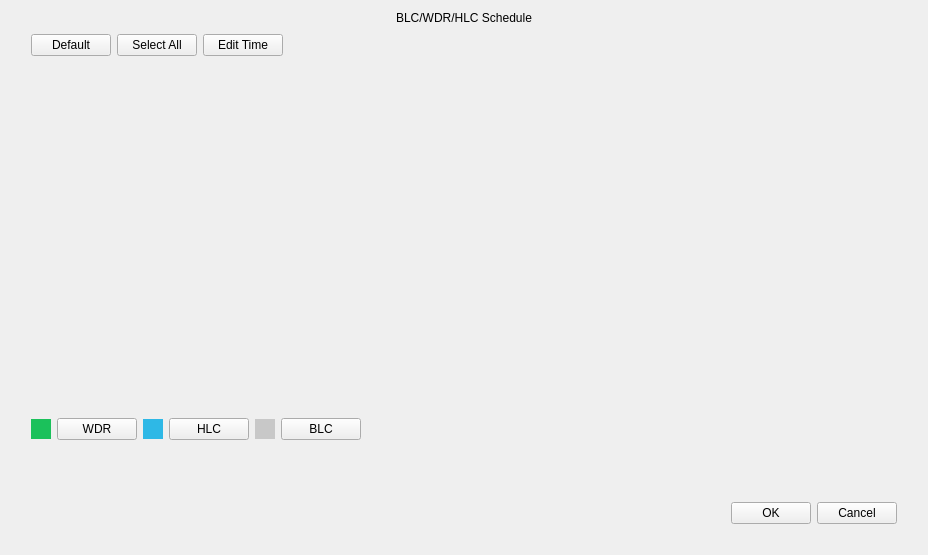
<?xml version="1.0" encoding="UTF-8"?>
<ui version="4.0">
 <class>BWHSchedule</class>
 <widget class="QWidget" name="BWHSchedule">
  <property name="geometry">
   <rect>
    <x>0</x>
    <y>0</y>
    <width>928</width>
    <height>555</height>
   </rect>
  </property>
  <property name="windowTitle">
   <string>Form</string>
  </property>
  <layout class="QVBoxLayout" name="verticalLayout">
   <property name="spacing">
    <number>0</number>
   </property>
   <item>
    <widget class="QLabel" name="label_title">
     <property name="text">
      <string>BLC/WDR/HLC Schedule</string>
     </property>
     <property name="alignment">
      <set>Qt::AlignCenter</set>
     </property>
    </widget>
   </item>
   <item>
    <widget class="QWidget" name="widget_background" native="true">
     <property name="sizePolicy">
      <sizepolicy hsizetype="Preferred" vsizetype="Expanding">
       <horstretch>0</horstretch>
       <verstretch>0</verstretch>
      </sizepolicy>
     </property>
     <layout class="QVBoxLayout" name="verticalLayout_2">
      <property name="leftMargin">
       <number>20</number>
      </property>
      <property name="rightMargin">
       <number>20</number>
      </property>
      <property name="bottomMargin">
       <number>20</number>
      </property>
      <item>
       <layout class="QHBoxLayout" name="horizontalLayout">
        <item>
         <widget class="MyPushButton" name="pushButton_default">
          <property name="text">
           <string>Default</string>
          </property>
         </widget>
        </item>
        <item>
         <widget class="MyPushButton" name="pushButton_selectAll">
          <property name="text">
           <string>Select All</string>
          </property>
         </widget>
        </item>
        <item>
         <widget class="MyPushButton" name="pushButton_editTime">
          <property name="text">
           <string>Edit Time</string>
          </property>
         </widget>
        </item>
        <item>
         <spacer name="horizontalSpacer">
          <property name="orientation">
           <enum>Qt::Horizontal</enum>
          </property>
          <property name="sizeHint" stdset="0">
           <size>
            <width>40</width>
            <height>20</height>
           </size>
          </property>
         </spacer>
        </item>
       </layout>
      </item>
      <item>
       <widget class="MsScheduleDraw" name="scheduleDraw" native="true">
        <property name="sizePolicy">
         <sizepolicy hsizetype="Preferred" vsizetype="Expanding">
          <horstretch>4</horstretch>
          <verstretch>0</verstretch>
         </sizepolicy>
        </property>
       </widget>
      </item>
      <item>
       <layout class="QHBoxLayout" name="horizontalLayout_3">
        <item>
         <widget class="ColorLabel" name="label_WDR">
          <property name="minimumSize">
           <size>
            <width>20</width>
            <height>0</height>
           </size>
          </property>
          <property name="maximumSize">
           <size>
            <width>20</width>
            <height>20</height>
           </size>
          </property>
          <property name="styleSheet">
           <string notr="true">background-color: #1BC15B;</string>
          </property>
          <property name="text">
           <string/>
          </property>
         </widget>
        </item>
        <item>
         <widget class="MyPushButton" name="pushButton_WDR">
          <property name="text">
           <string>WDR</string>
          </property>
          <property name="checkable">
           <bool>true</bool>
          </property>
         </widget>
        </item>
        <item>
         <widget class="ColorLabel" name="label_HLC">
          <property name="minimumSize">
           <size>
            <width>20</width>
            <height>0</height>
           </size>
          </property>
          <property name="maximumSize">
           <size>
            <width>20</width>
            <height>20</height>
           </size>
          </property>
          <property name="styleSheet">
           <string notr="true">background-color: #2EB8E6;</string>
          </property>
          <property name="text">
           <string/>
          </property>
         </widget>
        </item>
        <item>
         <widget class="MyPushButton" name="pushButton_HLC">
          <property name="text">
           <string>HLC</string>
          </property>
          <property name="checkable">
           <bool>true</bool>
          </property>
         </widget>
        </item>
        <item>
         <widget class="ColorLabel" name="label_BLC">
          <property name="minimumSize">
           <size>
            <width>20</width>
            <height>0</height>
           </size>
          </property>
          <property name="maximumSize">
           <size>
            <width>20</width>
            <height>20</height>
           </size>
          </property>
          <property name="styleSheet">
           <string notr="true">background-color: #C8C8C8;</string>
          </property>
          <property name="text">
           <string/>
          </property>
         </widget>
        </item>
        <item>
         <widget class="MyPushButton" name="pushButton_BLC">
          <property name="text">
           <string>BLC</string>
          </property>
          <property name="checkable">
           <bool>true</bool>
          </property>
         </widget>
        </item>
        <item>
         <spacer name="horizontalSpacer_3">
          <property name="orientation">
           <enum>Qt::Horizontal</enum>
          </property>
          <property name="sizeHint" stdset="0">
           <size>
            <width>40</width>
            <height>20</height>
           </size>
          </property>
         </spacer>
        </item>
       </layout>
      </item>
      <item>
       <widget class="QWidget" name="widget" native="true">
        <property name="minimumSize">
         <size>
          <width>0</width>
          <height>50</height>
         </size>
        </property>
       </widget>
      </item>
      <item>
       <layout class="QHBoxLayout" name="horizontalLayout_2">
        <item>
         <spacer name="horizontalSpacer_2">
          <property name="orientation">
           <enum>Qt::Horizontal</enum>
          </property>
          <property name="sizeHint" stdset="0">
           <size>
            <width>40</width>
            <height>20</height>
           </size>
          </property>
         </spacer>
        </item>
        <item>
         <widget class="MyPushButton" name="pushButton_ok">
          <property name="text">
           <string>OK</string>
          </property>
         </widget>
        </item>
        <item>
         <widget class="MyPushButton" name="pushButton_cancel">
          <property name="text">
           <string>Cancel</string>
          </property>
         </widget>
        </item>
       </layout>
      </item>
     </layout>
    </widget>
   </item>
  </layout>
 </widget>
 <customwidgets>
  <customwidget>
   <class>MyPushButton</class>
   <extends>QPushButton</extends>
   <header>mypushbutton.h</header>
  </customwidget>
  <customwidget>
   <class>ColorLabel</class>
   <extends>QLabel</extends>
   <header>colorlabel.h</header>
  </customwidget>
  <customwidget>
   <class>MsScheduleDraw</class>
   <extends>QWidget</extends>
   <header>msscheduledraw.h</header>
   <container>1</container>
  </customwidget>
 </customwidgets>
 <resources/>
 <connections/>
</ui>
